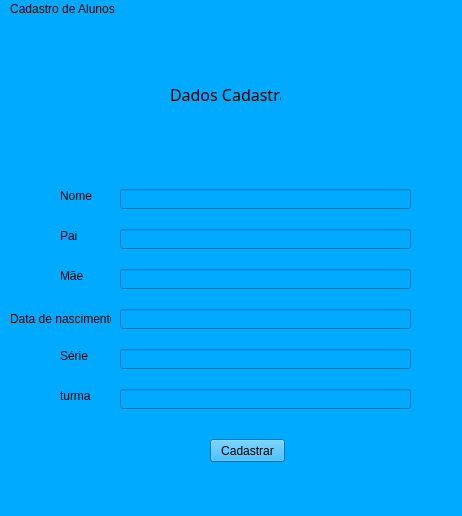
<?xml version="1.0" encoding="UTF-8"?>
<ui version="4.0">
 <class>MainWindow</class>
 <widget class="QMainWindow" name="MainWindow">
  <property name="geometry">
   <rect>
    <x>0</x>
    <y>0</y>
    <width>462</width>
    <height>516</height>
   </rect>
  </property>
  <property name="windowTitle">
   <string>MainWindow</string>
  </property>
  <property name="styleSheet">
   <string notr="true">background-color: rgb(0, 170, 255);</string>
  </property>
  <widget class="QWidget" name="centralwidget">
   <widget class="QLabel" name="label">
    <property name="geometry">
     <rect>
      <x>170</x>
      <y>50</y>
      <width>111</width>
      <height>51</height>
     </rect>
    </property>
    <property name="font">
     <font>
      <family>Mongolian Baiti</family>
      <pointsize>12</pointsize>
     </font>
    </property>
    <property name="text">
     <string>Dados Cadastrais</string>
    </property>
   </widget>
   <widget class="QLabel" name="label_2">
    <property name="geometry">
     <rect>
      <x>60</x>
      <y>170</y>
      <width>47</width>
      <height>13</height>
     </rect>
    </property>
    <property name="text">
     <string>Nome</string>
    </property>
   </widget>
   <widget class="QLabel" name="label_3">
    <property name="geometry">
     <rect>
      <x>60</x>
      <y>210</y>
      <width>47</width>
      <height>13</height>
     </rect>
    </property>
    <property name="text">
     <string>Pai</string>
    </property>
   </widget>
   <widget class="QLabel" name="label_4">
    <property name="geometry">
     <rect>
      <x>60</x>
      <y>250</y>
      <width>47</width>
      <height>13</height>
     </rect>
    </property>
    <property name="text">
     <string>Mãe</string>
    </property>
   </widget>
   <widget class="QLabel" name="label_5">
    <property name="geometry">
     <rect>
      <x>10</x>
      <y>290</y>
      <width>101</width>
      <height>20</height>
     </rect>
    </property>
    <property name="text">
     <string>Data de nascimento</string>
    </property>
   </widget>
   <widget class="QLabel" name="label_6">
    <property name="geometry">
     <rect>
      <x>60</x>
      <y>330</y>
      <width>47</width>
      <height>13</height>
     </rect>
    </property>
    <property name="text">
     <string>Série</string>
    </property>
   </widget>
   <widget class="QLabel" name="label_7">
    <property name="geometry">
     <rect>
      <x>60</x>
      <y>370</y>
      <width>47</width>
      <height>13</height>
     </rect>
    </property>
    <property name="text">
     <string>turma</string>
    </property>
   </widget>
   <widget class="QLineEdit" name="nome_aluno">
    <property name="geometry">
     <rect>
      <x>120</x>
      <y>170</y>
      <width>291</width>
      <height>20</height>
     </rect>
    </property>
   </widget>
   <widget class="QLineEdit" name="pai_aluno">
    <property name="geometry">
     <rect>
      <x>120</x>
      <y>210</y>
      <width>291</width>
      <height>20</height>
     </rect>
    </property>
   </widget>
   <widget class="QLineEdit" name="mae_aluno">
    <property name="geometry">
     <rect>
      <x>120</x>
      <y>250</y>
      <width>291</width>
      <height>20</height>
     </rect>
    </property>
   </widget>
   <widget class="QLineEdit" name="nascimento_aluno">
    <property name="geometry">
     <rect>
      <x>120</x>
      <y>290</y>
      <width>291</width>
      <height>20</height>
     </rect>
    </property>
   </widget>
   <widget class="QLineEdit" name="serie_aluno">
    <property name="geometry">
     <rect>
      <x>120</x>
      <y>330</y>
      <width>291</width>
      <height>20</height>
     </rect>
    </property>
   </widget>
   <widget class="QLineEdit" name="turma_aluno">
    <property name="geometry">
     <rect>
      <x>120</x>
      <y>370</y>
      <width>291</width>
      <height>20</height>
     </rect>
    </property>
   </widget>
   <widget class="QPushButton" name="cadastro_aluno">
    <property name="geometry">
     <rect>
      <x>210</x>
      <y>420</y>
      <width>75</width>
      <height>23</height>
     </rect>
    </property>
    <property name="text">
     <string>Cadastrar</string>
    </property>
   </widget>
   <widget class="QLabel" name="label_8">
    <property name="geometry">
     <rect>
      <x>150</x>
      <y>450</y>
      <width>191</width>
      <height>20</height>
     </rect>
    </property>
    <property name="text">
     <string/>
    </property>
   </widget>
   <widget class="QLabel" name="label_9">
    <property name="geometry">
     <rect>
      <x>160</x>
      <y>450</y>
      <width>201</width>
      <height>20</height>
     </rect>
    </property>
    <property name="text">
     <string/>
    </property>
   </widget>
  </widget>
  <widget class="QMenuBar" name="menubar">
   <property name="geometry">
    <rect>
     <x>0</x>
     <y>0</y>
     <width>462</width>
     <height>21</height>
    </rect>
   </property>
   <widget class="QMenu" name="menuCadastro_de_Alunos">
    <property name="title">
     <string>Cadastro de Alunos</string>
    </property>
   </widget>
   <addaction name="menuCadastro_de_Alunos"/>
  </widget>
  <widget class="QStatusBar" name="statusbar"/>
 </widget>
 <resources/>
 <connections/>
</ui>
